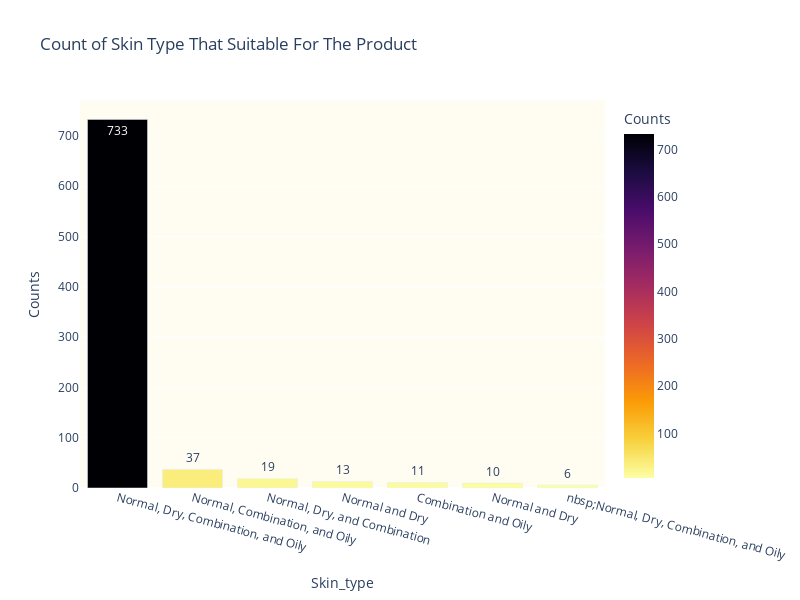

Source (notebook cell):
### Code cell
# Skin Type
top_7 = counts_df.head(7)
sns.set(style='white')
fig = px.bar(data_frame=top_7, x='Skin_type', y='Counts',
       color='Counts', color_continuous_scale='Inferno_r',
       width=800, height=600,
       text_auto=True, title=f'Count of Skin Type That Suitable For The Product')
fig.update_layout(plot_bgcolor='#FFFCF2', xaxis_tickangle = 15)
fig.show()

### Figure 1 — Plotly figure (JSON) as saved in the notebook; plotly's stock layout.template omitted (floating-point values rounded to 4 significant figures)
{"data": [{"alignmentgroup": "True", "hovertemplate": "Skin_type=%{x}<br>Counts=%{marker.color}<extra></extra>", "legendgroup": "", "marker": {"color": [733, 37, 19, 13, 11, 10, 6], "coloraxis": "coloraxis", "pattern": {"shape": ""}}, "name": "", "offsetgroup": "", "orientation": "v", "showlegend": false, "textposition": "auto", "texttemplate": "%{y}", "type": "bar", "x": ["Normal, Dry, Combination, and Oily", "Normal, Combination, and Oily ", "Normal, Dry, and Combination ", "Normal and Dry ", "Combination and Oily ", "Normal and Dry", "nbsp;Normal, Dry, Combination, and Oily"], "xaxis": "x", "y": [733, 37, 19, 13, 11, 10, 6], "yaxis": "y"}], "layout": {"barmode": "relative", "coloraxis": {"colorbar": {"title": {"text": "Counts"}}, "colorscale": [[0, "#fcffa4"], [0.1111, "#f7d13d"], [0.2222, "#fb9b06"], [0.3333, "#ed6925"], [0.4444, "#cf4446"], [0.5556, "#a52c60"], [0.6667, "#781c6d"], [0.7778, "#4a0c6b"], [0.8889, "#1b0c41"], [1, "#000004"]]}, "height": 600, "legend": {"tracegroupgap": 0}, "plot_bgcolor": "#FFFCF2", "title": {"text": "Count of Skin Type That Suitable For The Product"}, "width": 800, "xaxis": {"anchor": "y", "domain": [0, 1], "tickangle": 15, "title": {"text": "Skin_type"}}, "yaxis": {"anchor": "x", "domain": [0, 1], "title": {"text": "Counts"}}}}
